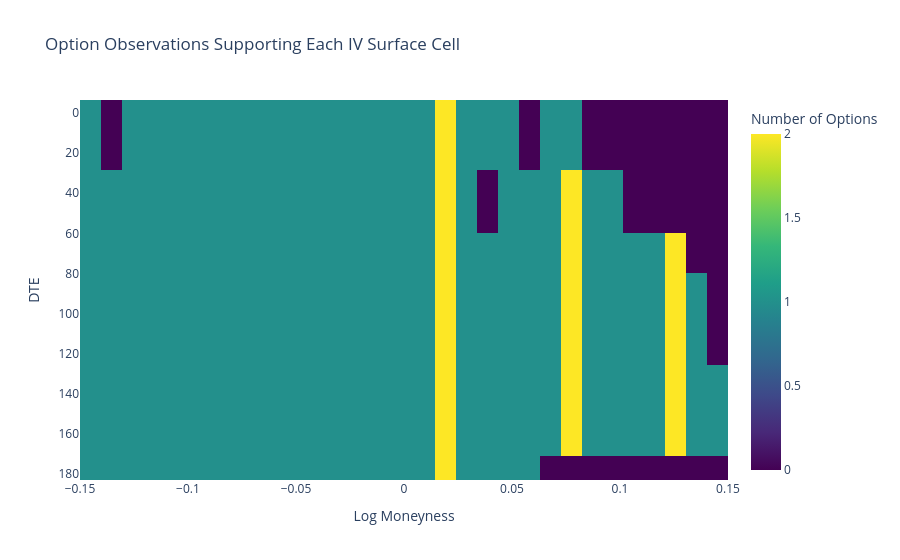

Notebook code cell kept with this figure:
### Code cell
import plotly.express as px

fig = px.imshow(
    count_surface,
    labels=dict(
        x="Log Moneyness",
        y="DTE",
        color="Number of Options"
    ),
    title="Option Observations Supporting Each IV Surface Cell",
    aspect="auto",
    color_continuous_scale="Viridis"
)

fig.show()

### Figure 1 — Plotly figure (JSON) as saved in the notebook; plotly's stock layout.template omitted (floating-point values rounded to 4 significant figures; data arrays with more than 128 entries replaced by an {"elided": "..."} marker saying what was removed)
{"data": [{"coloraxis": "coloraxis", "hovertemplate": "Log Moneyness: %{x}<br>DTE: %{y}<br>Number of Options: %{z}<extra></extra>", "name": "0", "type": "heatmap", "x": [-0.1452, -0.1355, -0.1258, -0.1161, -0.1065, -0.09677, -0.0871, -0.07742, -0.06774, -0.05806, -0.04839, -0.03871, -0.02903, -0.01935, -0.009677, 0.0, 0.009677, 0.01935, 0.02903, 0.03871, 0.04839, 0.05806, 0.06774, 0.07742, 0.0871, 0.09677, 0.1065, 0.1161, 0.1258, 0.1355, 0.1452], "xaxis": "x", "y": [11.0, 46.0, 73.96, 85.96, 165.0, 177.0], "yaxis": "y", "z": {"elided": "6x31 float values"}}], "layout": {"coloraxis": {"autocolorscale": false, "colorbar": {"title": {"text": "Number of Options"}}, "colorscale": [[0, "#440154"], [0.1111, "#482878"], [0.2222, "#3e4989"], [0.3333, "#31688e"], [0.4444, "#26828e"], [0.5556, "#1f9e89"], [0.6667, "#35b779"], [0.7778, "#6ece58"], [0.8889, "#b5de2b"], [1, "#fde725"]]}, "title": {"text": "Option Observations Supporting Each IV Surface Cell"}, "xaxis": {"anchor": "y", "domain": [0, 1], "title": {"text": "Log Moneyness"}}, "yaxis": {"anchor": "x", "autorange": "reversed", "domain": [0, 1], "title": {"text": "DTE"}}}}
